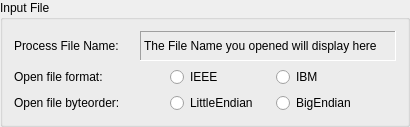
       <widget class="QGroupBox" name="groupInput">
        <property name="maximumSize">
         <size>
          <width>550</width>
          <height>2000</height>
         </size>
        </property>
        <property name="title">
         <string>Input File</string>
        </property>
        <layout class="QVBoxLayout" name="verticalLayout_2">
         <item>
          <layout class="QHBoxLayout" name="horizontalLayout_2">
           <item>
            <widget class="QLabel" name="label">
             <property name="minimumSize">
              <size>
               <width>0</width>
               <height>30</height>
              </size>
             </property>
             <property name="maximumSize">
              <size>
               <width>120</width>
               <height>50</height>
              </size>
             </property>
             <property name="text">
              <string>Process File Name:</string>
             </property>
            </widget>
           </item>
           <item>
            <widget class="QLabel" name="labelOpenFileName">
             <property name="minimumSize">
              <size>
               <width>200</width>
               <height>0</height>
              </size>
             </property>
             <property name="frameShape">
              <enum>QFrame::Panel</enum>
             </property>
             <property name="frameShadow">
              <enum>QFrame::Sunken</enum>
             </property>
             <property name="midLineWidth">
              <number>0</number>
             </property>
             <property name="text">
              <string>The File Name you opened will display here</string>
             </property>
            </widget>
           </item>
          </layout>
         </item>
         <item>
          <layout class="QHBoxLayout" name="horizontalLayout_6">
           <item>
            <widget class="QLabel" name="label_6">
             <property name="minimumSize">
              <size>
               <width>150</width>
               <height>0</height>
              </size>
             </property>
             <property name="text">
              <string>Open file format:</string>
             </property>
            </widget>
           </item>
           <item>
            <widget class="QRadioButton" name="radioOriginalIEEE">
             <property name="minimumSize">
              <size>
               <width>100</width>
               <height>0</height>
              </size>
             </property>
             <property name="text">
              <string>IEEE</string>
             </property>
            </widget>
           </item>
           <item>
            <widget class="QRadioButton" name="radioOriginalIBM">
             <property name="text">
              <string>IBM</string>
             </property>
            </widget>
           </item>
           <item>
            <spacer name="horizontalSpacer_3">
             <property name="orientation">
              <enum>Qt::Horizontal</enum>
             </property>
             <property name="sizeHint" stdset="0">
              <size>
               <width>40</width>
               <height>20</height>
              </size>
             </property>
            </spacer>
           </item>
          </layout>
         </item>
         <item>
          <layout class="QHBoxLayout" name="horizontalLayout_7">
           <item>
            <widget class="QLabel" name="label_7">
             <property name="minimumSize">
              <size>
               <width>150</width>
               <height>0</height>
              </size>
             </property>
             <property name="text">
              <string>Open file byteorder:</string>
             </property>
            </widget>
           </item>
           <item>
            <widget class="QRadioButton" name="radioOriginalLittleEndian">
             <property name="minimumSize">
              <size>
               <width>100</width>
               <height>0</height>
              </size>
             </property>
             <property name="text">
              <string>LittleEndian</string>
             </property>
            </widget>
           </item>
           <item>
            <widget class="QRadioButton" name="radioOriginalBigEndian">
             <property name="text">
              <string>BigEndian</string>
             </property>
            </widget>
           </item>
           <item>
            <spacer name="horizontalSpacer_4">
             <property name="orientation">
              <enum>Qt::Horizontal</enum>
             </property>
             <property name="sizeHint" stdset="0">
              <size>
               <width>40</width>
               <height>20</height>
              </size>
             </property>
            </spacer>
           </item>
          </layout>
         </item>
        </layout>
       </widget>
